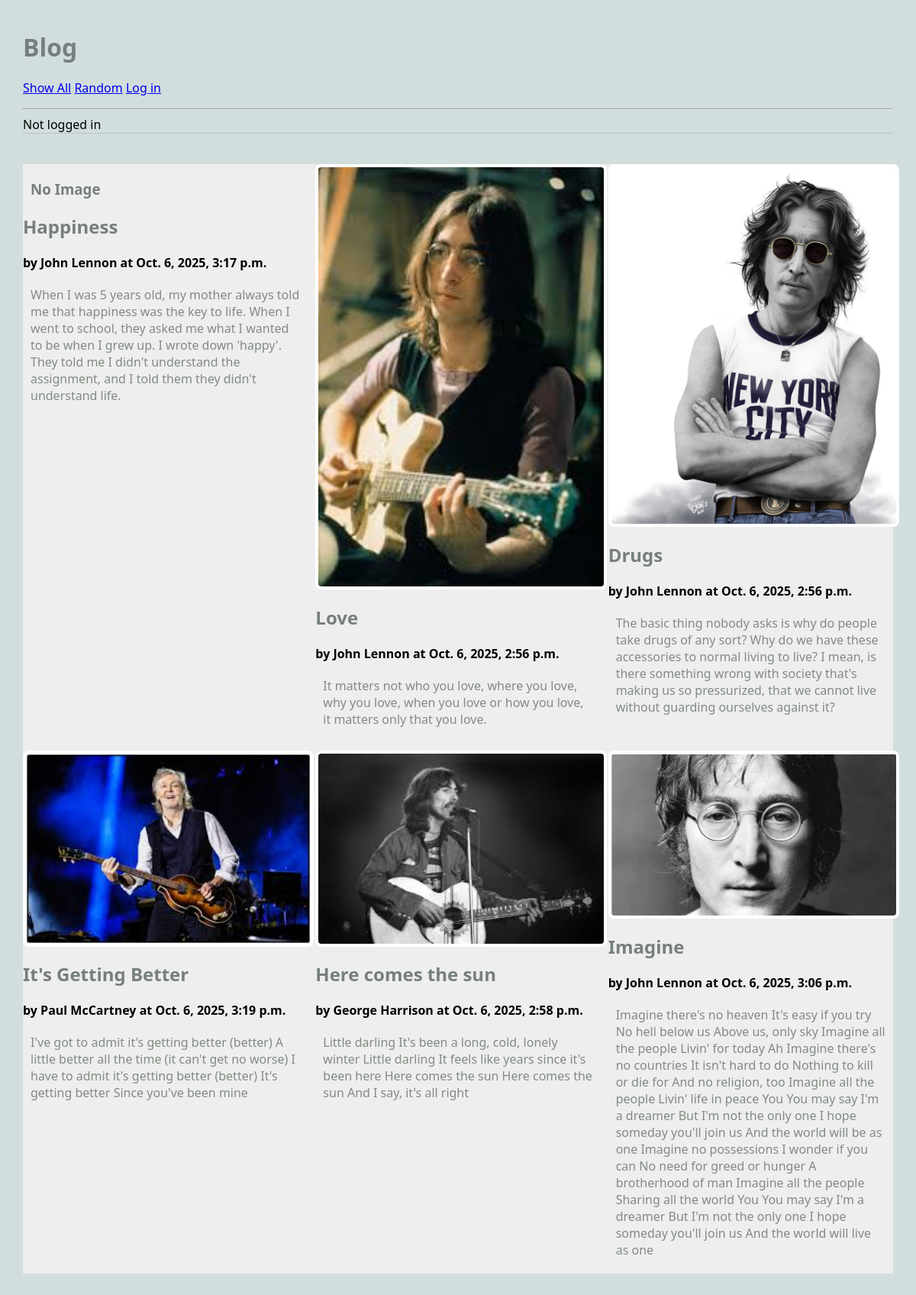
/blog/show_all, run on an earlier commit of the app's database.
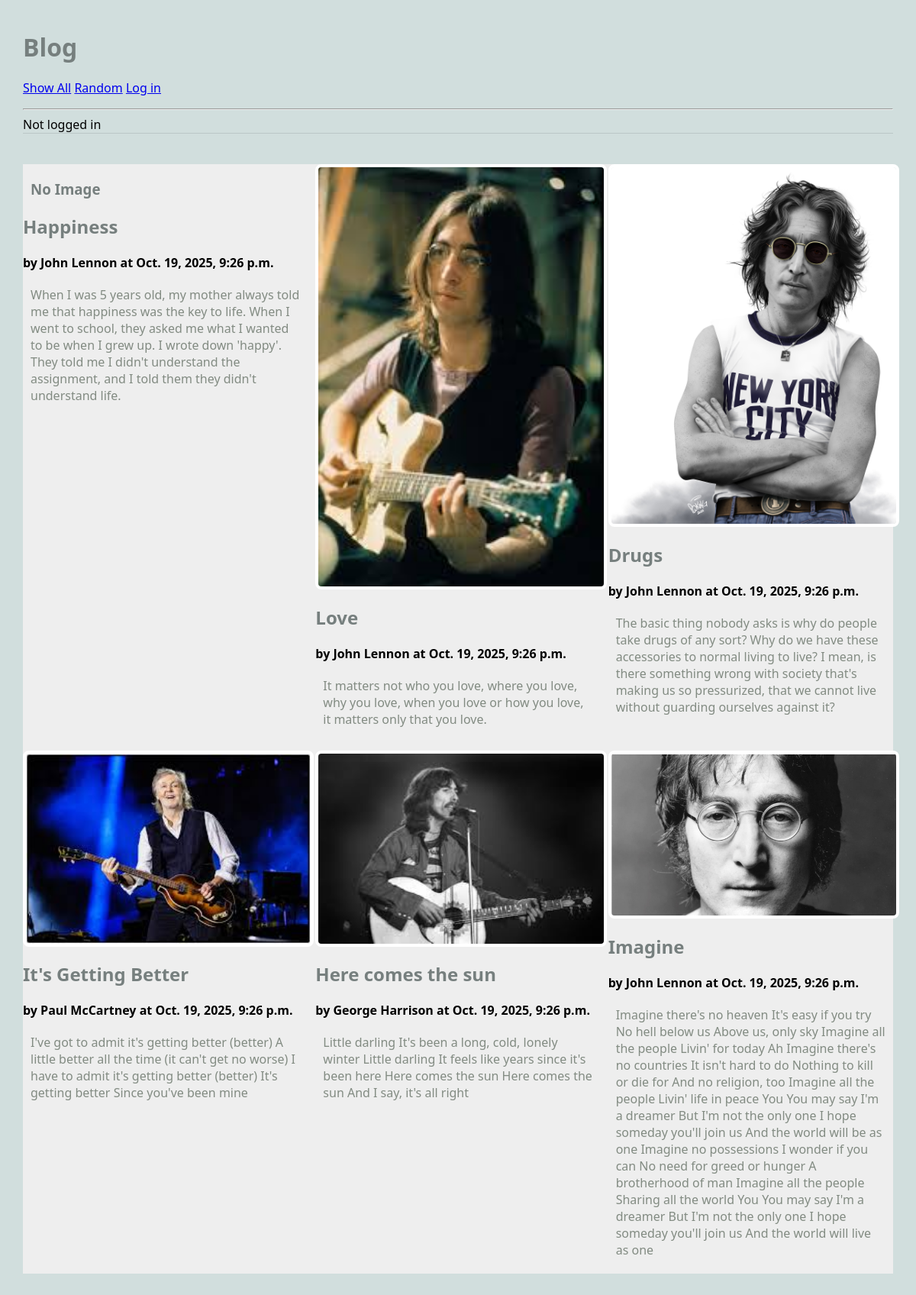
And on a later commit of the database.
### blog/models.py (models this page shows, shortened)
class Article(models.Model):
    title = models.TextField(blank=False)
    author = models.TextField(blank=False)
    text = models.TextField(blank=False)
    published = models.DateTimeField(auto_now=True)
    image_file = models.ImageField(blank=True)
    user = models.ForeignKey(User, on_delete=models.CASCADE)

### blog/views.py (the view)
# urls.py: path('show_all', ShowAllView.as_view(), name='blog/show_all'),
class ShowAllView(ListView):
    model = Article # retrieve objects of type Article from the database
    template_name = 'blog/show_all.html'
    context_object_name = 'articles'
    def dispatch(self, request, *args, **kwargs):
        if request.user.is_authenticated:
            print(f'ShowAllView.dispatch(): request.user={request.user}')
        else:
            print(f'ShowAllView.dispatch(): not logged in.')
        return super().dispatch(request, *args, **kwargs)

### blog/templates/blog/show_all.html (shortened to what this page needs)
 {% extends 'blog/base.html' %}
{% block content %}
<main class="grid-container">
    {% for a in articles %}
    <article>
        {% if a.image_file %}
        <a href="{% url 'article' a.pk %}">
            <img src="{{a.image_file.url}}" alt="{{a.image_file.url}}">
        </a>
        {% else %}
        <h3>No Image</h3>
        {% endif %}
        <div>
            <h2>{{a.title}}</h2>
            <strong>by {{a.author}} at {{a.published}}</strong>
            <p>{{a.text}}</p>
        </div>
    </article>
    {% endfor %}
</main>
{% endblock %}

### blog/templates/blog/base.html (shortened to what this page needs)
{% load static %}
<html>
    <head>
        <link rel="stylesheet" href="{% static 'styles-blog.css' %}">
    </head>
    <body>
        <header>
            <h1>Blog</h1>
            <nav>
                <ul>
                    <li><a href="{% url 'blog/show_all' %}">Show All</a></li>
                    <li><a href="{% url 'random' %}">Random</a></li>
                    {% if request.user.is_authenticated %}
                    <li><a href="{% url 'create_article' %}">Create</a></li>
                    <form method="post" action="{% url 'logout' %}" >
                        {% csrf_token %}
                        <li><input type="submit" value="Logout"></li>
                    </form>
                    {% else %}
                    <li><a href="{% url 'login' %}">Log in</a></li>
                    {% endif %}
                </ul>
                <hr>
                {% if request.user.is_authenticated %}
                Logged in as: {{request.user}}
                {% else %}
                Not logged in
                {% endif %}
            </nav>
        </header>
        {% block content %}
        {% endblock %}
    </body>
</html>

### static/styles-blog.css (style rules this page uses)
body { margin: 30px; background: #d1dedd; font-family:'Segoe UI', Tahoma, Geneva, Verdana, sans-serif; }
ul, li { padding: 0px; list-style-type: none; }
h1, h2, h3 { color: #767f7e; }
p { color: #828b82; }
header { max-width: 1200px; margin: 40px auto; border-bottom: 1px solid #bbc7c7; }
.grid-container { background: #eee; max-width: 900px; display: grid; grid-template-columns: repeat(3, 1fr); grid-gap: 10px; max-width: 1200px; margin: 20px auto; }
article img, article.featured img { width: 100%; border: 4px solid #fff; border-radius: 8px; }
article p, article h3 { margin: 20px 10px; }
nav li { display: inline; }

What changed in the data, as far as the page shows it:
changed Article "Happiness": published "Oct. 6, 2025, 3:17 p.m." → "Oct. 19, 2025, 9:26 p.m."
changed Article "Love": published "Oct. 6, 2025, 2:56 p.m." → "Oct. 19, 2025, 9:26 p.m."
changed Article "Drugs": published "Oct. 6, 2025, 2:56 p.m." → "Oct. 19, 2025, 9:26 p.m."
changed Article "It's Getting Better": published "Oct. 6, 2025, 3:19 p.m." → "Oct. 19, 2025, 9:26 p.m."
changed Article "Here comes the sun": published "Oct. 6, 2025, 2:58 p.m." → "Oct. 19, 2025, 9:26 p.m."
changed Article "Imagine": published "Oct. 6, 2025, 3:06 p.m." → "Oct. 19, 2025, 9:26 p.m."
